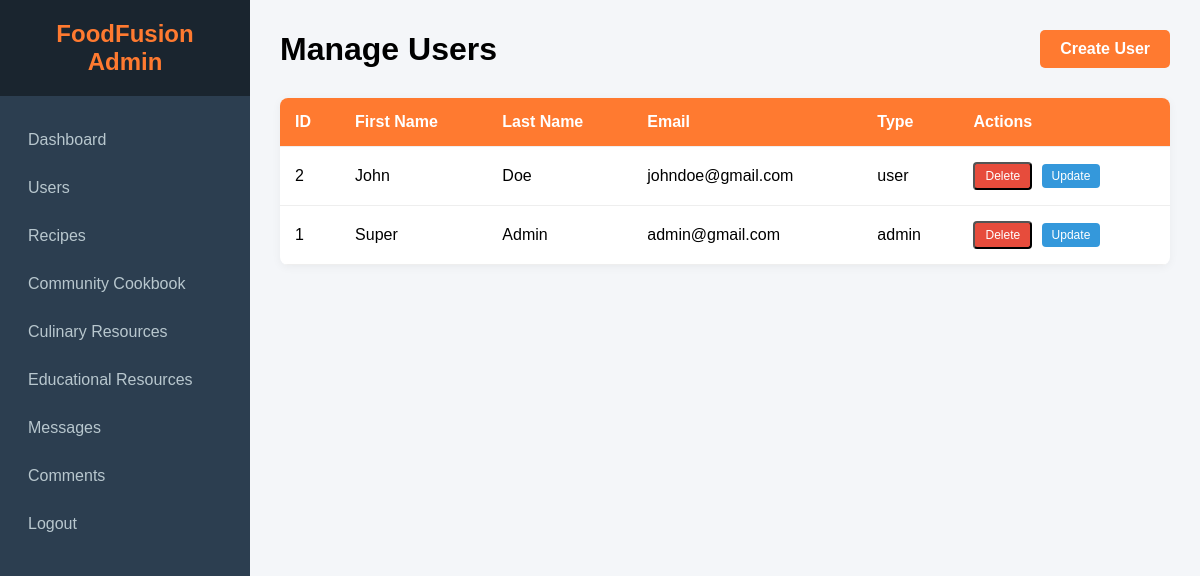
The page /admin/users.php (signed in) on the database its author committed.
### tables this page shows
CREATE TABLE `users` (
  `id` int(11) NOT NULL,
  `first_name` varchar(100) NOT NULL,
  `last_name` varchar(100) NOT NULL,
  `email` varchar(255) NOT NULL,
  `password` text NOT NULL,
  `type` varchar(100) DEFAULT 'user',
  `created_at` timestamp NOT NULL DEFAULT current_timestamp()
);

### admin/users.php (the view, shortened to what this page needs)
<?php
include("../database/config.php");
?>
<!DOCTYPE html>
<html lang="en">
<head>
    <link rel="stylesheet" href="../css/admin.css">
</head>
<body class="admin-body">
    <?php include("sidebar.php"); ?>
    <div class="main-content">
        <div class="admin-header">
            <h1>Manage Users</h1>
            <a href="users_create.php" class="admin-btn">Create User</a>
        </div>
        <table class="admin-table">
            <thead>
                <tr>
                    <th>ID</th>
                    <th>First Name</th>
                    <th>Last Name</th>
                    <th>Email</th>
                    <th>Type</th>
                    <th>Actions</th>
                </tr>
            </thead>
            <tbody>
                <?php
                $sql = "SELECT * FROM users ORDER BY id DESC";
                $result = $connection->query($sql);
                if ($result->num_rows > 0) {
                    while($row = $result->fetch_assoc()) {
                        echo "<tr>";
                        echo "<td>" . $row['id'] . "</td>";
                        echo "<td>" . $row['first_name'] . "</td>";
                        echo "<td>" . $row['last_name'] . "</td>";
                        echo "<td>" . $row['email'] . "</td>";
                        echo "<td>" . $row['type'] . "</td>";
                        echo "<td>
                                <form action='../controllers/admin/AdminUsersController.php' method='POST' style='display:inline;'>
                                    <input type='hidden' name='id' value='" . $row['id'] . "'>
                                    <button type='submit' name='delete_user' class='admin-action-btn delete' onclick='return confirm(\"Are you sure?\")'>Delete</button>
                                </form>
                                <a href='users_edit.php?id=" . $row['id'] . "' class='admin-action-btn edit'>Update</a>
                              </td>";
                        echo "</tr>";
                    }
                } else {
                    echo "<tr><td colspan='6'>No users found</td></tr>";
                }
                ?>
            </tbody>
        </table>
    </div>
</body>
</html>

### css/admin.css (style rules this page uses)
* { margin: 0; padding: 0; box-sizing: border-box; font-family: Arial, sans-serif; }
body.admin-body { display: flex; background: #f4f6f9; }
.main-content { margin-left: 250px; width: calc(100% - 250px); padding: 30px; transition: 0.3s; }
.admin-table { width: 100%; border-collapse: collapse; background: white; border-radius: 8px; overflow: hidden; box-shadow: 0 2px 10px rgba(0,0,0,0.05); }
.admin-table th, .admin-table td { padding: 15px; text-align: left; border-bottom: 1px solid #eee; }
.admin-table th { background: #FF7A30; color: white; font-weight: 600; }
.admin-header { display: flex; justify-content: space-between; align-items: center; margin-bottom: 30px; }
.admin-btn { padding: 10px 20px; background: #FF7A30; color: white; border-radius: 5px; text-decoration: none; font-weight: bold; }
.admin-action-btn { padding: 5px 10px; border-radius: 4px; text-decoration: none; font-size: 12px; margin-right: 5px; }
.edit { background: #3498db; color: white; }
.delete { background: #e74c3c; color: white; }

### rows shown on the page
users: id "2", first_name "John", last_name "Doe", email "johndoe@gmail.com", type "user"
users: id "1", first_name "Super", last_name "Admin", email "admin@gmail.com", type "admin"
